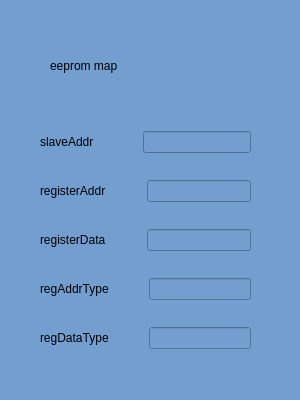
<?xml version="1.0" encoding="UTF-8"?>
<ui version="4.0">
 <class>MemoryMap</class>
 <widget class="QWidget" name="MemoryMap">
  <property name="geometry">
   <rect>
    <x>0</x>
    <y>0</y>
    <width>300</width>
    <height>400</height>
   </rect>
  </property>
  <property name="minimumSize">
   <size>
    <width>300</width>
    <height>400</height>
   </size>
  </property>
  <property name="maximumSize">
   <size>
    <width>300</width>
    <height>400</height>
   </size>
  </property>
  <property name="windowTitle">
   <string>Form</string>
  </property>
  <property name="styleSheet">
   <string notr="true">background-color: rgb(114, 159, 207);</string>
  </property>
  <widget class="QLabel" name="label">
   <property name="geometry">
    <rect>
     <x>50</x>
     <y>40</y>
     <width>191</width>
     <height>51</height>
    </rect>
   </property>
   <property name="styleSheet">
    <string notr="true">font: 25 28pt &quot;Microsoft YaHei UI Light&quot;;</string>
   </property>
   <property name="text">
    <string>eeprom map</string>
   </property>
  </widget>
  <widget class="QWidget" name="">
   <property name="geometry">
    <rect>
     <x>40</x>
     <y>110</y>
     <width>211</width>
     <height>261</height>
    </rect>
   </property>
   <layout class="QVBoxLayout" name="verticalLayout">
    <item>
     <layout class="QHBoxLayout" name="horizontalLayout" stretch="0,0,0">
      <item>
       <widget class="QLabel" name="label_2">
        <property name="text">
         <string>slaveAddr</string>
        </property>
       </widget>
      </item>
      <item>
       <spacer name="horizontalSpacer">
        <property name="orientation">
         <enum>Qt::Horizontal</enum>
        </property>
        <property name="sizeHint" stdset="0">
         <size>
          <width>40</width>
          <height>20</height>
         </size>
        </property>
       </spacer>
      </item>
      <item>
       <widget class="QLineEdit" name="le_slaveAddr"/>
      </item>
     </layout>
    </item>
    <item>
     <layout class="QHBoxLayout" name="horizontalLayout_2" stretch="0,0,0">
      <item>
       <widget class="QLabel" name="label_3">
        <property name="text">
         <string>registerAddr</string>
        </property>
       </widget>
      </item>
      <item>
       <spacer name="horizontalSpacer_2">
        <property name="orientation">
         <enum>Qt::Horizontal</enum>
        </property>
        <property name="sizeHint" stdset="0">
         <size>
          <width>40</width>
          <height>20</height>
         </size>
        </property>
       </spacer>
      </item>
      <item>
       <widget class="QLineEdit" name="le_registerAddr"/>
      </item>
     </layout>
    </item>
    <item>
     <layout class="QHBoxLayout" name="horizontalLayout_3" stretch="0,0,0">
      <item>
       <widget class="QLabel" name="label_4">
        <property name="text">
         <string>registerData</string>
        </property>
       </widget>
      </item>
      <item>
       <spacer name="horizontalSpacer_3">
        <property name="orientation">
         <enum>Qt::Horizontal</enum>
        </property>
        <property name="sizeHint" stdset="0">
         <size>
          <width>40</width>
          <height>20</height>
         </size>
        </property>
       </spacer>
      </item>
      <item>
       <widget class="QLineEdit" name="le_registerData"/>
      </item>
     </layout>
    </item>
    <item>
     <layout class="QHBoxLayout" name="horizontalLayout_4" stretch="0,0,0">
      <item>
       <widget class="QLabel" name="label_5">
        <property name="text">
         <string>regAddrType</string>
        </property>
       </widget>
      </item>
      <item>
       <spacer name="horizontalSpacer_4">
        <property name="orientation">
         <enum>Qt::Horizontal</enum>
        </property>
        <property name="sizeHint" stdset="0">
         <size>
          <width>40</width>
          <height>20</height>
         </size>
        </property>
       </spacer>
      </item>
      <item>
       <widget class="QLineEdit" name="le_regAddrType"/>
      </item>
     </layout>
    </item>
    <item>
     <layout class="QHBoxLayout" name="horizontalLayout_5" stretch="0,0,0">
      <item>
       <widget class="QLabel" name="label_6">
        <property name="text">
         <string>regDataType</string>
        </property>
       </widget>
      </item>
      <item>
       <spacer name="horizontalSpacer_5">
        <property name="orientation">
         <enum>Qt::Horizontal</enum>
        </property>
        <property name="sizeHint" stdset="0">
         <size>
          <width>40</width>
          <height>20</height>
         </size>
        </property>
       </spacer>
      </item>
      <item>
       <widget class="QLineEdit" name="le_regDataType"/>
      </item>
     </layout>
    </item>
   </layout>
  </widget>
 </widget>
 <resources/>
 <connections/>
</ui>
